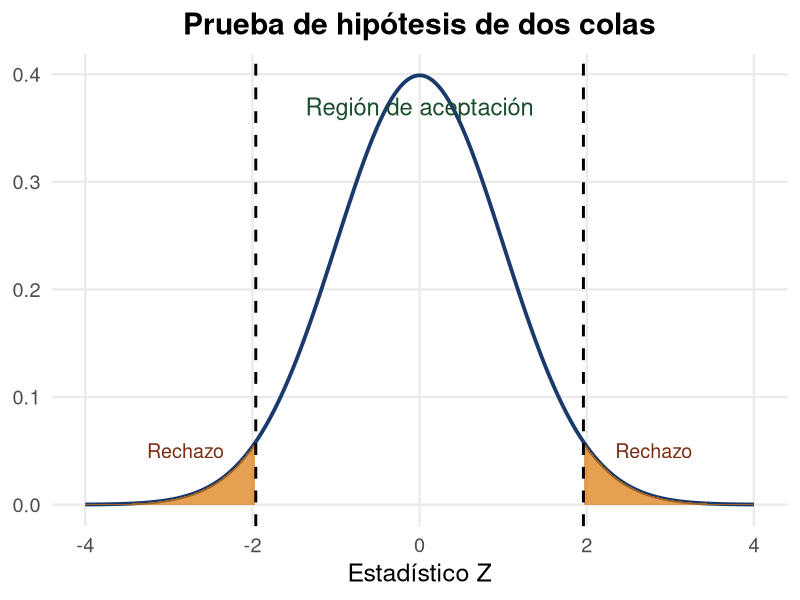
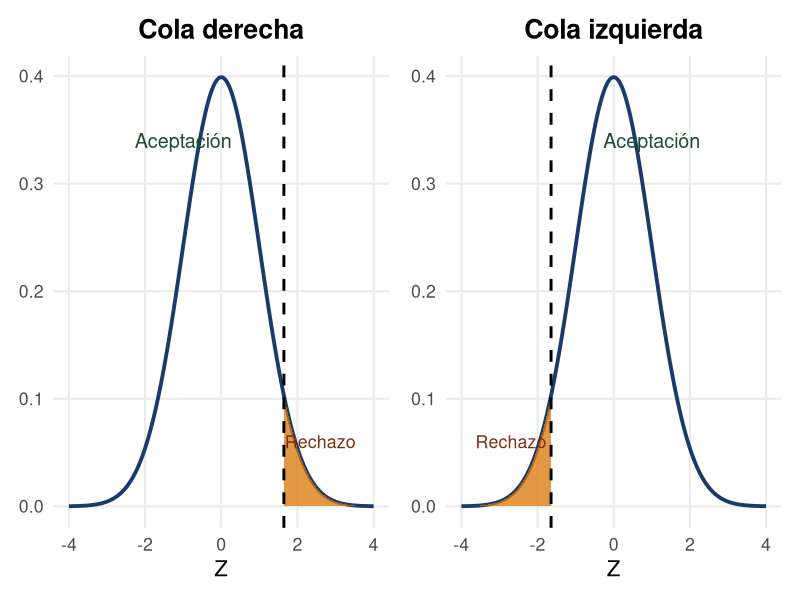
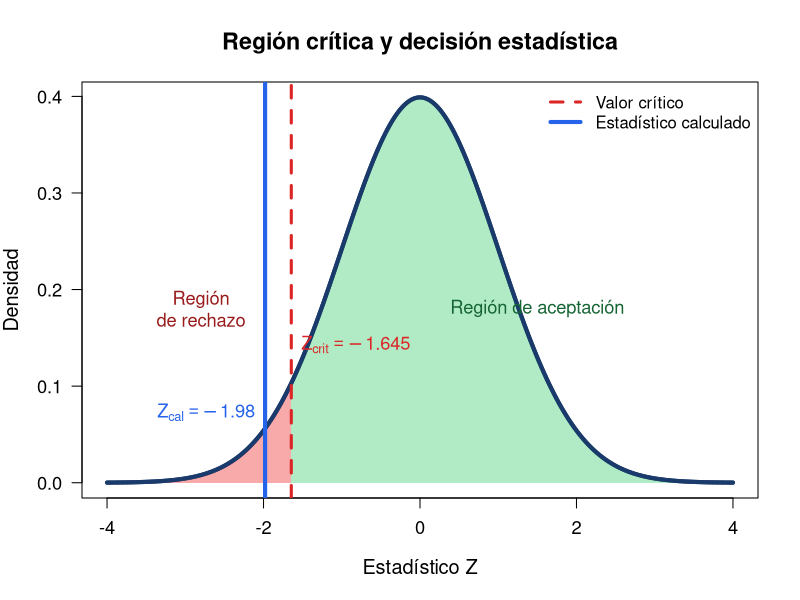

The R source for these figures, in order:
## ---- chunk 1
#| echo: false
#| fig-width: 9
#| fig-height: 4

library(ggplot2)

x <- seq(-4, 4, length = 1000)
y <- dnorm(x)

z <- 1.96

df <- data.frame(x, y)

ggplot(df, aes(x, y)) +
  geom_line(linewidth = 1.3, color = "#1a3a6b") +

  geom_area(
    data = subset(df, x <= -z),
    fill = "#d97706",
    alpha = 0.7
  ) +

  geom_area(
    data = subset(df, x >= z),
    fill = "#d97706",
    alpha = 0.7
  ) +

  geom_vline(xintercept = c(-z, z),
             linetype = "dashed",
             linewidth = 1) +

  annotate("text", x = 0, y = 0.37,
           label = "Región de aceptación",
           size = 6, color = "#1b4d2e") +

  annotate("text", x = -2.8, y = 0.05,
           label = "Rechazo",
           size = 5, color = "#7c2d12") +

  annotate("text", x = 2.8, y = 0.05,
           label = "Rechazo",
           size = 5, color = "#7c2d12") +

  labs(
    title = "Prueba de hipótesis de dos colas",
    x = "Estadístico Z",
    y = ""
  ) +

  theme_minimal(base_size = 18) +

  theme(
    plot.title = element_text(face = "bold", hjust = 0.5),
    axis.title.y = element_blank(),
    panel.grid.minor = element_blank()
  )



## ---- chunk 2
#| echo: false
#| fig-width: 12
#| fig-height: 4.8

library(ggplot2)
library(patchwork)

x <- seq(-4, 4, length = 1000)
y <- dnorm(x)

df <- data.frame(x, y)

# ---------------------------
# Cola derecha
# ---------------------------

z1 <- 1.645

g1 <- ggplot(df, aes(x, y)) +

  geom_line(linewidth = 1.3, color = "#1a3a6b") +

  geom_area(
    data = subset(df, x >= z1),
    fill = "#d97706",
    alpha = 0.75
  ) +

  geom_vline(
    xintercept = z1,
    linetype = "dashed",
    linewidth = 1
  ) +

  annotate(
    "text",
    x = -1,
    y = 0.34,
    label = "Aceptación",
    size = 5,
    color = "#1b4d2e"
  ) +

  annotate(
    "text",
    x = 2.6,
    y = 0.06,
    label = "Rechazo",
    size = 4.5,
    color = "#7c2d12"
  ) +

  labs(
    title = "Cola derecha",
    x = "Z",
    y = ""
  ) +

  theme_minimal(base_size = 16) +

  theme(
    plot.title = element_text(
      face = "bold",
      hjust = 0.5
    ),
    axis.title.y = element_blank(),
    panel.grid.minor = element_blank()
  )

# ---------------------------
# Cola izquierda
# ---------------------------

z2 <- -1.645

g2 <- ggplot(df, aes(x, y)) +

  geom_line(linewidth = 1.3, color = "#1a3a6b") +

  geom_area(
    data = subset(df, x <= z2),
    fill = "#d97706",
    alpha = 0.75
  ) +

  geom_vline(
    xintercept = z2,
    linetype = "dashed",
    linewidth = 1
  ) +

  annotate(
    "text",
    x = 1,
    y = 0.34,
    label = "Aceptación",
    size = 5,
    color = "#1b4d2e"
  ) +

  annotate(
    "text",
    x = -2.7,
    y = 0.06,
    label = "Rechazo",
    size = 4.5,
    color = "#7c2d12"
  ) +

  labs(
    title = "Cola izquierda",
    x = "Z",
    y = ""
  ) +

  theme_minimal(base_size = 16) +

  theme(
    plot.title = element_text(
      face = "bold",
      hjust = 0.5
    ),
    axis.title.y = element_blank(),
    panel.grid.minor = element_blank()
  )

# ---------------------------
# Mostrar juntas
# ---------------------------

g1 + g2

## ---- chunk 3
mu0 <- 32
xbar <- 29.8
sigma <- 5
n <- 40

z <- (xbar - mu0)/(sigma/sqrt(n))
z

pvalor <- 2*pnorm(abs(z), lower.tail = FALSE)
pvalor

## ---- chunk 4
mu0 <- 18
xbar <- 16.9
s <- 2.4
n <- 15

t <- (xbar - mu0)/(s/sqrt(n))
t

pt(t, df = n-1)

## ---- chunk 5
mu0 <- 6
xbar <- 7.1
n <- 50

z <- (xbar - mu0)/sqrt(mu0/n)
z

1 - pnorm(z)

LI <- xbar - 1.96*sqrt(mu0/n)
LS <- xbar + 1.96*sqrt(mu0/n)

c(LI, LS)

## ---- chunk 6
#| echo: false
#| fig-width: 16
#| fig-height: 7
#| warning: false
#| message: false

x <- seq(-4, 4, length = 1000)
y <- dnorm(x)

z_crit <- -1.645
z_cal <- -1.98

plot(x, y,
     type = "l",
     lwd = 4,
     col = "#1a3a6b",
     las = 1,
     xlab = "Estadístico Z",
     ylab = "Densidad",
     main = "Región crítica y decisión estadística",
     cex.main = 1.4,
     cex.lab = 1.2,
     cex.axis = 1.1)

# Región crítica
xr <- seq(-4, z_crit, length = 400)
yr <- dnorm(xr)

polygon(
  c(xr, rev(xr)),
  c(rep(0, length(xr)), rev(yr)),
  col = adjustcolor("#ef4444", alpha.f = 0.45),
  border = NA
)

# Región de aceptación
xa <- seq(z_crit, 4, length = 400)
ya <- dnorm(xa)

polygon(
  c(xa, rev(xa)),
  c(rep(0, length(xa)), rev(ya)),
  col = adjustcolor("#22c55e", alpha.f = 0.35),
  border = NA
)

# Curva nuevamente encima
lines(x, y, lwd = 4, col = "#1a3a6b")

# Línea crítica
abline(v = z_crit,
       col = "#dc2626",
       lwd = 3,
       lty = 2)

# Línea estadístico calculado
abline(v = z_cal,
       col = "#2563eb",
       lwd = 4)

# Etiquetas
text(z_crit, 0.14,
     expression(Z[crit] == -1.645),
     col = "#dc2626",
     pos = 4,
     cex = 1.1)

text(z_cal, 0.07,
     expression(Z[cal] == -1.98),
     col = "#2563eb",
     pos = 2,
     cex = 1.1)

# Texto regiones
text(-2.8, 0.18,
     "Región\nde rechazo",
     col = "#991b1b",
     cex = 1.1)

text(1.5, 0.18,
     "Región de aceptación",
     col = "#166534",
     cex = 1.1)

# Leyenda
legend(
  "topright",
  legend = c("Valor crítico", "Estadístico calculado"),
  col = c("#dc2626", "#2563eb"),
  lwd = c(3,4),
  lty = c(2,1),
  bty = "n",
  cex = 1
)
## ---- chunk 7
x <- 160
n <- 200
p0 <- 0.85

# Proporción muestral
phat <- x/n
phat

# Estadístico Z
z <- (phat - p0)/sqrt((p0*(1-p0))/n)
z

# Valor-p
pnorm(z)

# Prueba de hipótesis
prop.test(x = x, n = n, p = p0, alternative = "less",correct = FALSE)
